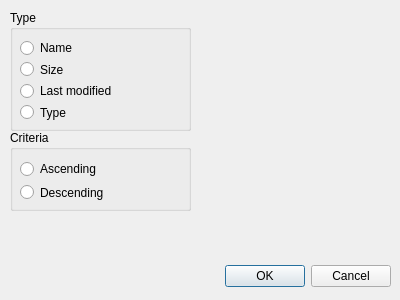
<?xml version="1.0" encoding="UTF-8"?>
<ui version="4.0">
 <class>SortDialog</class>
 <widget class="QDialog" name="SortDialog">
  <property name="geometry">
   <rect>
    <x>0</x>
    <y>0</y>
    <width>400</width>
    <height>300</height>
   </rect>
  </property>
  <property name="windowTitle">
   <string>Dialog</string>
  </property>
  <widget class="QDialogButtonBox" name="buttonBox">
   <property name="geometry">
    <rect>
     <x>50</x>
     <y>260</y>
     <width>341</width>
     <height>32</height>
    </rect>
   </property>
   <property name="orientation">
    <enum>Qt::Horizontal</enum>
   </property>
   <property name="standardButtons">
    <set>QDialogButtonBox::Cancel|QDialogButtonBox::Ok</set>
   </property>
  </widget>
  <widget class="QGroupBox" name="typeGroupBox">
   <property name="geometry">
    <rect>
     <x>10</x>
     <y>10</y>
     <width>181</width>
     <height>121</height>
    </rect>
   </property>
   <property name="title">
    <string>Type</string>
   </property>
   <property name="alignment">
    <set>Qt::AlignLeading|Qt::AlignLeft|Qt::AlignTop</set>
   </property>
   <widget class="QWidget" name="verticalLayoutWidget">
    <property name="geometry">
     <rect>
      <x>10</x>
      <y>30</y>
      <width>160</width>
      <height>80</height>
     </rect>
    </property>
    <layout class="QVBoxLayout" name="verticalLayout">
     <item>
      <widget class="QRadioButton" name="nameRadioButton">
       <property name="text">
        <string>Name</string>
       </property>
       <attribute name="buttonGroup">
        <string notr="true">sortTypeButtonGroup</string>
       </attribute>
      </widget>
     </item>
     <item>
      <widget class="QRadioButton" name="sizeRadioButton">
       <property name="text">
        <string>Size</string>
       </property>
       <attribute name="buttonGroup">
        <string notr="true">sortTypeButtonGroup</string>
       </attribute>
      </widget>
     </item>
     <item>
      <widget class="QRadioButton" name="lastModifiedRadioButton">
       <property name="text">
        <string>Last modified</string>
       </property>
       <attribute name="buttonGroup">
        <string notr="true">sortTypeButtonGroup</string>
       </attribute>
      </widget>
     </item>
     <item>
      <widget class="QRadioButton" name="typeRadioButton">
       <property name="text">
        <string>Type</string>
       </property>
       <attribute name="buttonGroup">
        <string notr="true">sortTypeButtonGroup</string>
       </attribute>
      </widget>
     </item>
    </layout>
   </widget>
  </widget>
  <widget class="QGroupBox" name="criteriaGroupBox">
   <property name="geometry">
    <rect>
     <x>10</x>
     <y>130</y>
     <width>181</width>
     <height>81</height>
    </rect>
   </property>
   <property name="title">
    <string>Criteria</string>
   </property>
   <widget class="QWidget" name="verticalLayoutWidget_2">
    <property name="geometry">
     <rect>
      <x>10</x>
      <y>30</y>
      <width>161</width>
      <height>41</height>
     </rect>
    </property>
    <layout class="QVBoxLayout" name="verticalLayout_2">
     <item>
      <widget class="QRadioButton" name="ascendingRadioButton">
       <property name="text">
        <string>Ascending</string>
       </property>
      </widget>
     </item>
     <item>
      <widget class="QRadioButton" name="descendingRadioButton">
       <property name="text">
        <string>Descending</string>
       </property>
      </widget>
     </item>
    </layout>
   </widget>
  </widget>
 </widget>
 <resources/>
 <connections>
  <connection>
   <sender>buttonBox</sender>
   <signal>accepted()</signal>
   <receiver>SortDialog</receiver>
   <slot>accept()</slot>
   <hints>
    <hint type="sourcelabel">
     <x>248</x>
     <y>254</y>
    </hint>
    <hint type="destinationlabel">
     <x>157</x>
     <y>274</y>
    </hint>
   </hints>
  </connection>
  <connection>
   <sender>buttonBox</sender>
   <signal>rejected()</signal>
   <receiver>SortDialog</receiver>
   <slot>reject()</slot>
   <hints>
    <hint type="sourcelabel">
     <x>316</x>
     <y>260</y>
    </hint>
    <hint type="destinationlabel">
     <x>286</x>
     <y>274</y>
    </hint>
   </hints>
  </connection>
 </connections>
 <buttongroups>
  <buttongroup name="sortTypeButtonGroup">
   <property name="exclusive">
    <bool>true</bool>
   </property>
  </buttongroup>
 </buttongroups>
</ui>
